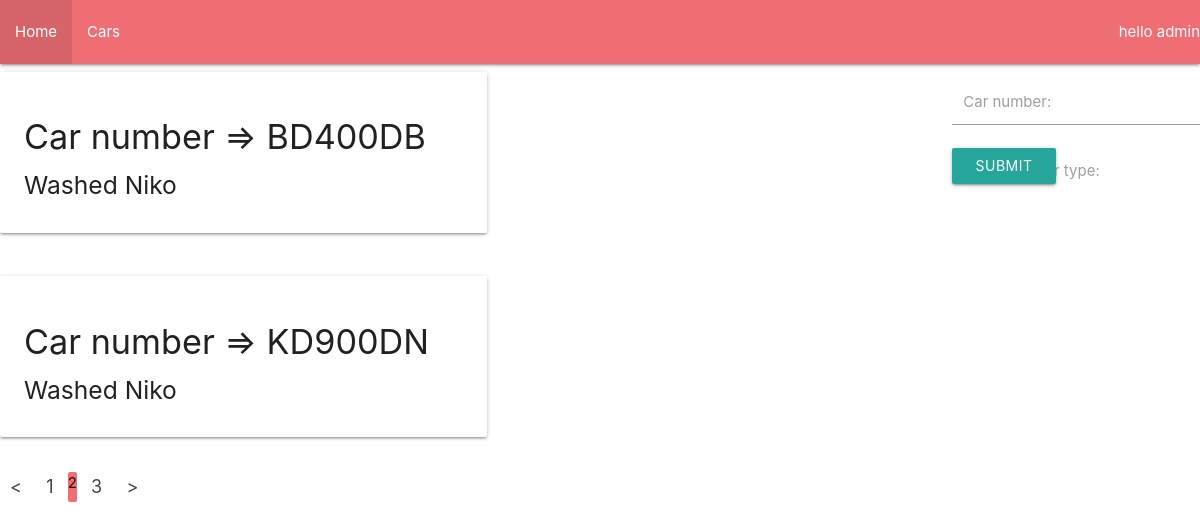
Screenshot of /car/?page=2 (signed in) with the database file from the repository.
### washapp/models.py (models this page shows, shortened)
class Car(models.Model):
    CarType=(
        ("SD", "Sedan"),
        ("HT", "Hatchback"),
        ("SP", "Sport"),
        ("CP", "Couple")
    )
    number=models.CharField(max_length=7)
    type=models.CharField(
        max_length=2,
        choices=CarType,
        default="")

class Order(models.Model):
    order_date=models.DateTimeField()
    finish_date=models.DateTimeField()
    price=models.IntegerField()
    washer=models.ForeignKey(Washer, on_delete=models.CASCADE, related_name="washer")
    car=models.ForeignKey(Car,on_delete=models.CASCADE, related_name="car")

class Washer(models.Model):
    name = models.CharField(max_length=30)
    surname = models.CharField(max_length=40)
    percentage = models.IntegerField()

### washapp/views.py (the view)
# urls.py: path('car/',views.car, name="car")
def car(request):
    car=Car.objects.all()
    page = request.GET.get('page', 1)
    paginator=Paginator(car,2)
    try:
        users=paginator.page(page)
    except PageNotAnInteger:
        users=paginator.page(1)
    except EmptyPage:
        users=paginator.page(paginator.num_pages)
    form=CarForm()
    if request.method=="POST":
        form=CarForm(request.POST)
        if form.is_valid():
            form.save()
    return render(request,"washapp/cars.html", {"users":users, "form":form})

### washapp/forms.py
class CarForm(forms.ModelForm):
    class Meta:
        model=Car
        fields="__all__"

### washapp/templates/washapp/cars.html (shortened to what this page needs)
{% extends "washapp/base.html" %}
{% block content %}
<form method="POST" class="right" novalidate>
  <div class="input-field col s6">
    {{ form.number }}
    <label for="id_car">Car number:</label>
  </div>
<div class="input-field col s6">
  <label for="id_wash_type">Choose a Car type:</label>
</div>
  <button class="btn waves-effect waves-light" type="submit" name="action">Submit
  </button>
</form>
{% for car in users %}
    <div class="col s12 m3 l3">
        <div class="row">
            <div class="col s12 m5">
              <div class="card">
                <div class="card-content">
                  <h4>Car number => {{car.number}}</h4>
                  {% for i in car.car.all %}
                    <h5>Washed {{i.washer.name}}</h5>
                  {% endfor %}
                </div>
              </div>
            </div>
          </div>
        </div>
{% endfor %}
{% if users.has_other_pages %}
  <ul class="pagination">
    {% if users.has_previous %}
      <li><a href="?page={{ users.previous_page_number }}"><</a></li>
    {% else %}
      <li class="disabled"><span><</span></li>
    {% endif %}
    {% for i in users.paginator.page_range %}
      {% if users.number == i %}
        <li class="active"><span>{{ i }} </span></li>
      {% else %}
        <li><a href="?page={{ i }}">{{ i }}</a></li>
      {% endif %}
    {% endfor %}
    {% if users.has_next %}
      <li><a href="?page={{ users.next_page_number }}">></a></li>
    {% else %}
      <li class="disabled"><span>></span></li>
    {% endif %}
  </ul>
{% endif %}
{% endblock %}

### washapp/templates/washapp/base.html (shortened to what this page needs)
{% load static %}
<!DOCTYPE html>
<html>
    <head>
    <link rel="stylesheet" href="https://cdnjs.cloudflare.com/ajax/libs/materialize/1.0.0/css/materialize.min.css">
    </head>
    <body>
        <nav>
            <div class="nav-wrapper">
                {% if user.is_authenticated %}
                <a class="right">hello {{ request.user.username }}</a>
                {% endif %}
              <ul id="nav-mobile" class="left hide-on-med-and-down">
                <li><a href="{% url 'home' %}">Home</a></li>
                <li><a href="{% url 'car' %}">Cars</a></li>
              </ul>
            </div>
          </nav>
    {% block content %}
    {% endblock %}
    </body>
</html>

### rows the page displays
Car: number "BD400DB"
Order: washer.name "Niko"
Car: number "KD900DN"
Order: washer.name "Niko"

### other values shown
{{ request.user.username }} "admin"
{{ i }} "1" "3"
{{ i }} "2"
